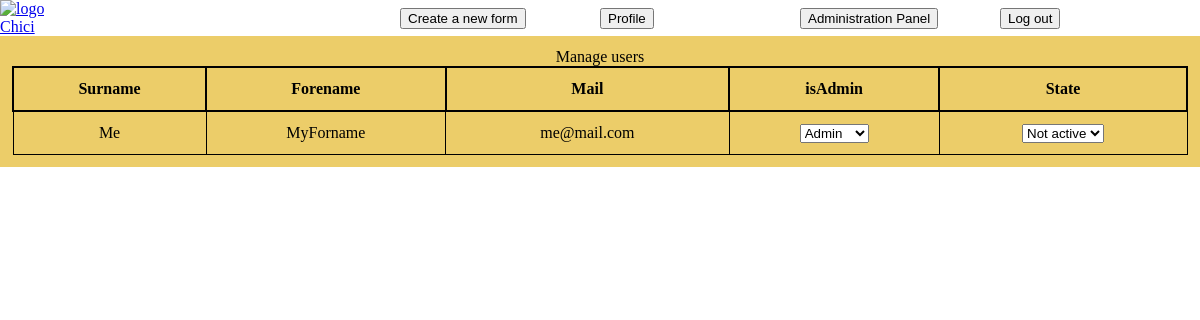
Page /index.php?action=readAll&controller=users (signed in) on the earlier database version.
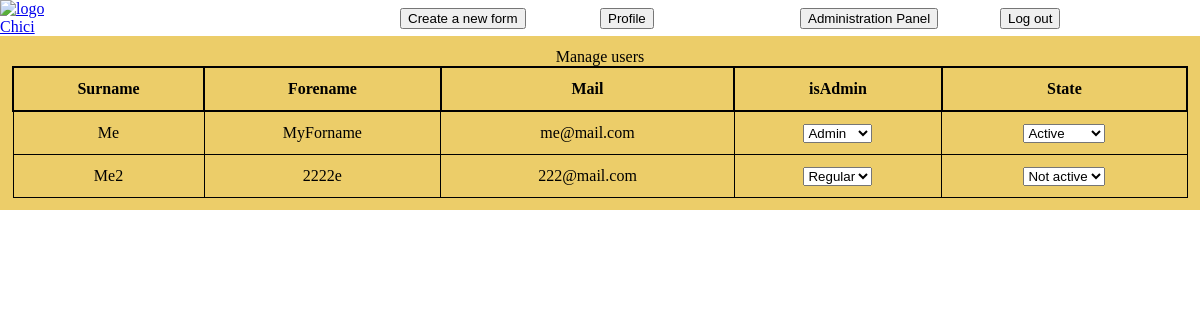
Same page on the later database version.
### tables this page shows
CREATE TABLE Users (
  userNickname varchar (20) PRIMARY KEY,
  userSurname varchar(20),
  userForename varchar(20),
  userMail varchar(20),
  userPassword varchar(250),
  userNonce varchar(64),
  isAdmin int(1)
)DEFAULT CHARSET=utf8;

### lib/Session.php (called while the page is built, shortened)
<?php
class Session{
    public static function is_admin() {
        return (!empty($_SESSION['admin']) && $_SESSION['admin']==1);
    }
    public static function is_connected() {
        return (!empty($_SESSION['connected']) && $_SESSION['connected']);
    }
}
?>

### index.php (called while the page is built, shortened)
<?php
    require_once File::build_path(array('controller', 'router.php'));
?>

### model/Model.php (called while the page is built, shortened)
<?php
class Model {
	public static $pdo;
    public static function Init() {
        $hostname = Conf::getHostName();
        $database_name = Conf::getDatabaseName();
        $login = Conf::getLogin();
        $password = Conf::getPassword();
        try {
            self::$pdo = new PDO("mysql:host=$hostname;dbname=$database_name", $login, $password, array(PDO::MYSQL_ATTR_INIT_COMMAND => "SET NAMES utf8"));
            self::$pdo->setAttribute(PDO::ATTR_ERRMODE, PDO::ERRMODE_EXCEPTION);
        } catch (PDOException $e) {
            if (Conf::getDebug()) {
                echo $e->getMessage();
            } else {
                echo 'Error. ';
            }
            die();
        }
    }
    public static function selectAll() {
        try {
            $table_name = static::$object;
            $class_name = 'Model' . $table_name;
            $sql = "SELECT * FROM $table_name;";
            $req_prep = Model::$pdo->query($sql);
            $req_prep->setFetchMode(PDO::FETCH_CLASS, $class_name);
            $tab_p = $req_prep->fetchAll();
            return $tab_p;
        }catch (PDOException $ex) {
            if (Conf::getDebug()) {
                echo $ex->getMessage();
            } else {
                echo "Error. We can not find the objects. ";
            }
            return false;
        }
    }
}
?>

### model/ModelUsers.php (called while the page is built, shortened)
<?php
require_once File::build_path(array('model', 'Model.php'));
class ModelUsers extends Model{
	private $userMail;
    private $userNickname;
    private $userForename;
    private $userNonce;
	private $isAdmin;
    public function getNonce(){return $this->userNonce;}
    public function getNickname(){return $this->userNickname;}
    public function getForename(){return $this->userForename;}
    public function getMail(){return $this->userMail;}
	public function getIsAdmin(){return $this->isAdmin;}
}
?>

### view/users/seeAllUsers.php (the view, shortened to what this page needs)
<main>
	<table>
	<caption>Manage users</caption>
	<?php
		echo <<< EOT
			<thead>
				<tr>
					<th>Surname</th>
					<th>Forename</th>
					<th>Mail</th>
					<th>isAdmin</th>
					<th>State</th>
				</tr>
		   </thead>
EOT;
		echo "<tbody>";
		$count = 0;
		foreach($users as $u){
			$protectedForename = htmlspecialchars($u->getForename());
			$protectedMail = htmlspecialchars($u->getMail());
			$protectedSurname = htmlspecialchars($u->getNickname());
			echo "<tr id=\"$count\">";
				echo "<td>$protectedSurname</td>";
				echo "<td>$protectedForename</td>";
				echo "<td>$protectedMail</td>";
				echo "<td><select name=\"isAdmin\" size = \"1\">";
					echo "<option value=\"0\" ".($u->getIsAdmin() == 0? "selected": "")."> Regular";
					echo "<option value=\"1\" ".($u->getIsAdmin() == 1? "selected": "")."> Admin";
				echo "</select></td>";
				echo "<td><select name=\"userNonce\" size = \"1\">";
					echo "<option value=\"0\" ".($u->getNonce() == NULL? "selected":"")."> Active";
					echo "<option value=\"1\" ".($u->getNonce() != NULL? "selected":"")."> Not active";
				echo "</select></td>";
			echo "</tr>";
			$count++;
		}
		echo "</tbody>";
	?>
	</table>
</main>

### controller/router.php (shortened to what this page needs)
<?php
require_once File::build_path(array('lib','Session.php'));
require_once File::build_path(array('controller','ControllerUsers.php'));
$action = "";
if(isset($_GET['action'])){
	$action = $_GET['action'];
}else if(isset
($_POST['action'])){
	$action = $_POST['action'];
}
else{
	$action = 'welcome';
}
$controller = "";
if(isset($_GET['controller'])){
	$controller = $_GET['controller'];
}else if(isset($_POST['controller'])){
	$controller = $_POST['controller'];
}
else{
	$controller = 'default';
}
$controllerClass = 'Controller' . ucfirst($controller);
if(class_exists($controllerClass)){
	if(in_array($action,  get_class_methods($controllerClass))){
		$controllerClass::$action();
	}
	else{
	}
}else{
}
?>

### controller/ControllerUsers.php (shortened to what this page needs)
<?php
require_once File::build_path(array('model', 'ModelUsers.php'));
class ControllerUsers {
	public static function readAll(){
		if(Session::is_admin()){
			$users = ModelUsers::selectAll();
			require File::build_path(array('view','view.php'));
		}
	}
}
?>

### view/view.php (shortened to what this page needs)
<!DOCTYPE html>
<html>
    <head>
        <link rel="stylesheet" href="css/styles.css">
    </head>
    <body>
		<header>
			<?php
				if(Session::is_connected()){
					echo <<< EOT
						<a class='menu-logo' href="index.php">
							<img class='menu-logo-img' src='media/logo.png' alt='logo'>
							<div class='menu-logo-content'>
								Chici
							</div>
						</a>
						<div class='menu-buttons'>
							<div class="menu-item">
									<a href='index.php?action=create&controller=form'>
										<button type="button">Create a new form</button>
									</a>
							</div>
							<div class="menu-item">
								<a href='index.php?action=displaySelf&controller=users'>
									<button type="button" id="goToProfile">Profile</button>
								</a>
							</div>
EOT;
									if (Session::is_admin()) {
										echo "<div class=\"menu-item\">";
										echo "<a href='index.php?controller=users&action=administrate'>";
										echo "<button type=\"button\">Administration Panel</button></a>";
										echo "</div>";
									}
					echo <<< EOT
							<div class="menu-item">
								<a href='index.php?action=disconnect&controller=users'>
									<button type="button">Log out</button>
								</a>
							</div>
						</div>
EOT;
				}
			?>
		</header>
                <?php
                $filepath = File::build_path(array('view', $controller, $view . ".php"));
                require $filepath;
                ?>
    </body>
</html>

### css/styles.css (style rules this page uses)
body { padding:0; margin:0; }
main { padding:1%; background-color: #eccd69; height:100%; }
header { display:flex; }
header > * { flex:1; }
.menu-buttons { display:flex; flex:2; }
.menu-buttons > * { flex:1; margin:auto; }
table { width:100%; border-collapse:collapse; }
table td { text-align:center; }
table td { border: 1px solid black; height: 40px; }
table th { border: 2px solid black; height: 40px; }

Differences in the rows shown:
changed users "Me": userNonce "Not active" → "Active"
added users: userNickname "Me2", userForename "2222e", userMail "222@mail.com", isAdmin "Regular", userNonce "Not active"
